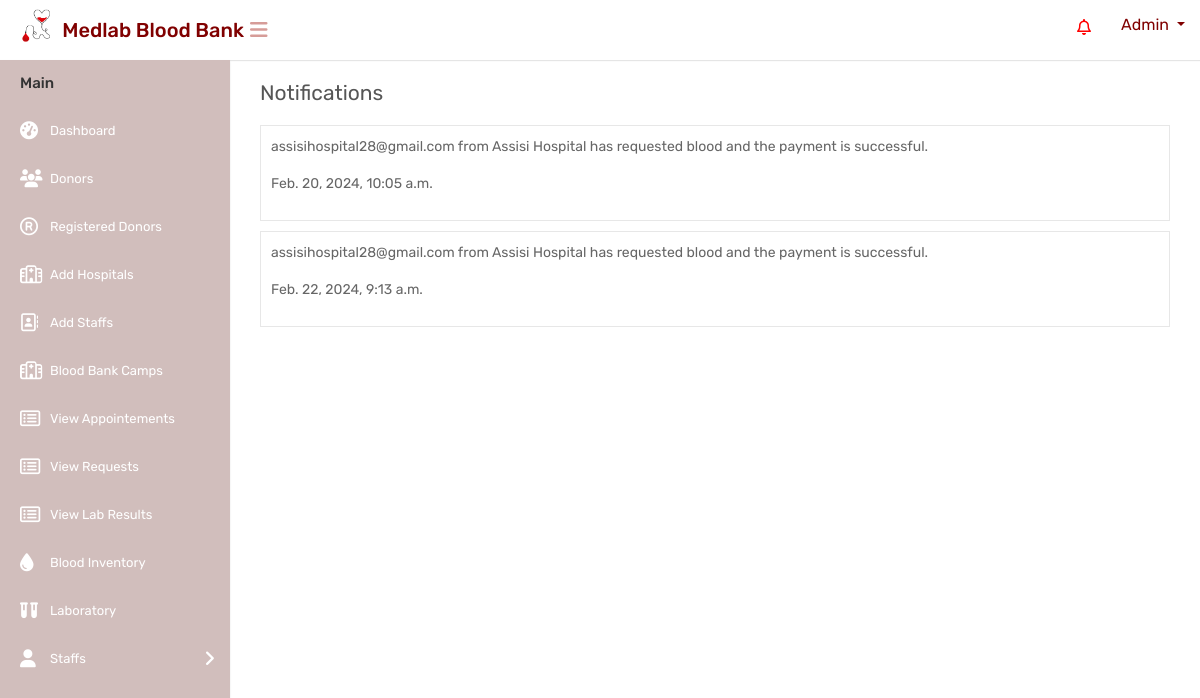
The app's page /notificationpage/, older data.
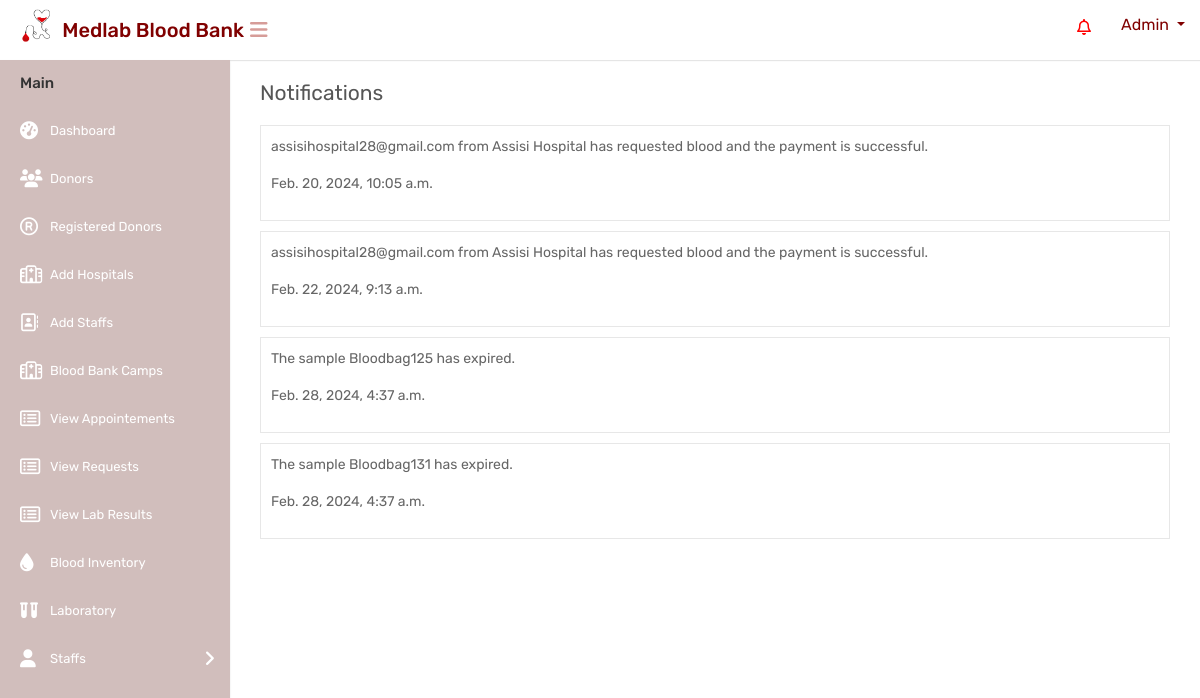
The same page, newer data.
### website/models.py (models this page shows, shortened)
class Notification(models.Model):
    recipient = models.ForeignKey(get_user_model(), on_delete=models.CASCADE)
    message = models.TextField()
    timestamp = models.DateTimeField(auto_now_add=True)
    is_read = models.BooleanField(default=False)
    notification_type = models.CharField(max_length=50, choices=NOTIFICATION_TYPES)

### website/views.py (the view)
# urls.py: path('notificationpage/', notificationpage, name='notificationpage'),
def notificationpage(request):
    notifications = Notification.objects.all()
    return render(request, 'mainuser/notificationpage.html', {'notifications': notifications})

### templates/mainuser/notificationpage.html (shortened to what the changed rows need)
{% load static %}
<html lang="en">
<head>
    <link rel="stylesheet" type="text/css" href="{% static 'mainuser/css/bootstrap.min.css' %}">
    <link rel="stylesheet" type="text/css" href="{% static 'mainuser/css/font-awesome.min.css' %}">
    <link rel="stylesheet" type="text/css" href="{% static 'mainuser/css/style.css' %}">
</head>
<body>
    <div class="main-wrapper">
        <div class="page-wrapper">
            <div class="content">
                <div class="row">
                    <div class="col-md-12">
                        <div class="activity">
                            <div class="activity-box">
                                <ul class="activity-list">
                                    {% for notification in notifications %}
                                    <li>
                                        <p>{{ notification.message }}</p>
                                        <p>{{ notification.timestamp }}</p>
                                    </li>
                                    {% endfor %}
                                </ul>
                            </div>
                        </div>
                    </div>
                </div>
            </div>
        </div>
    </div>
</body>
</html>

Row changes from the older to the newer data that the page shows:
added Notification: message "The sample Bloodbag125 has expired.", timestamp "Feb. 28, 2024, 4:37 a.m."
added Notification: message "The sample Bloodbag131 has expired.", timestamp "Feb. 28, 2024, 4:37 a.m."
